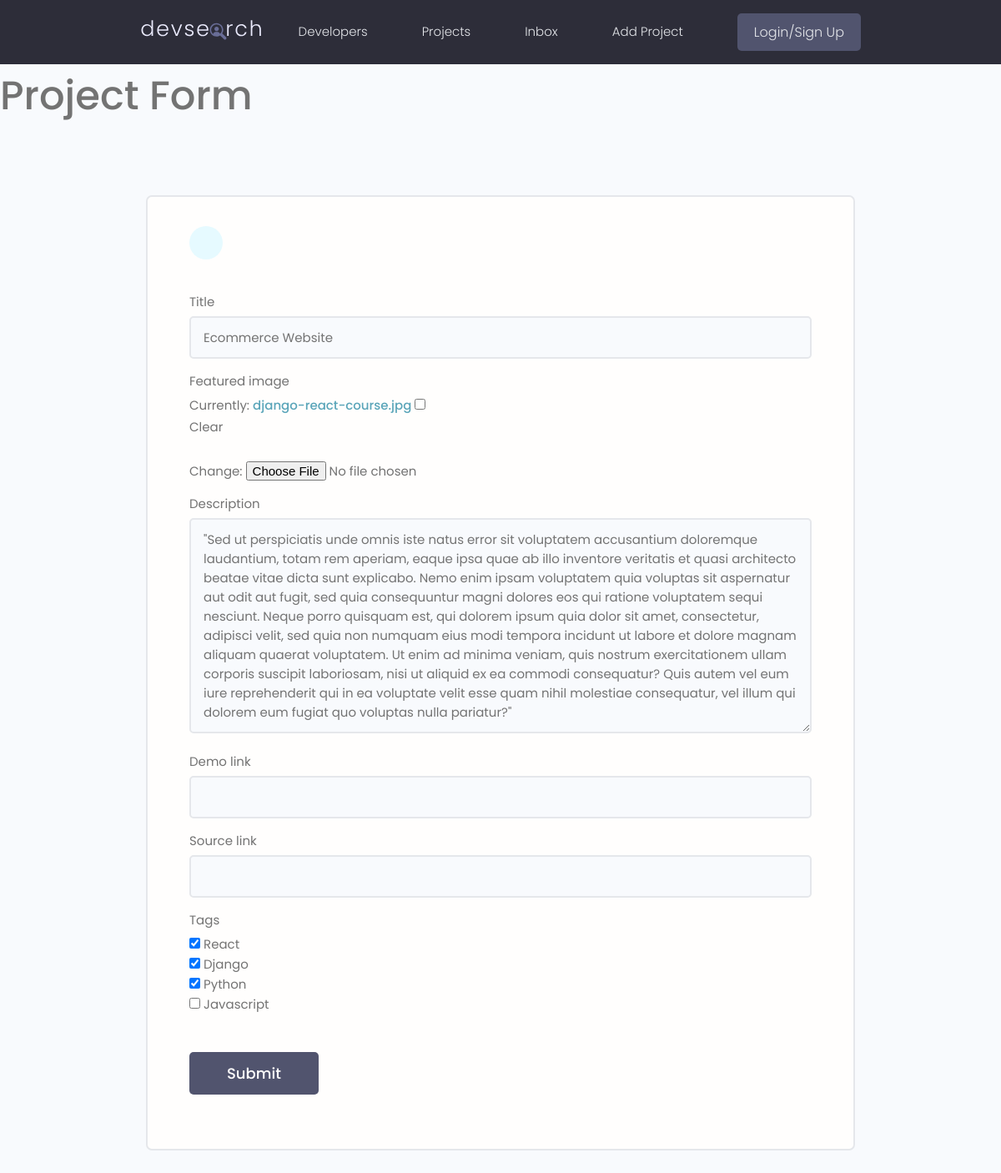
/projects/update-project/dd7d9756-e1be-4d6c-90f3-d6734cb8fd44/, run on an earlier commit of the app's database.
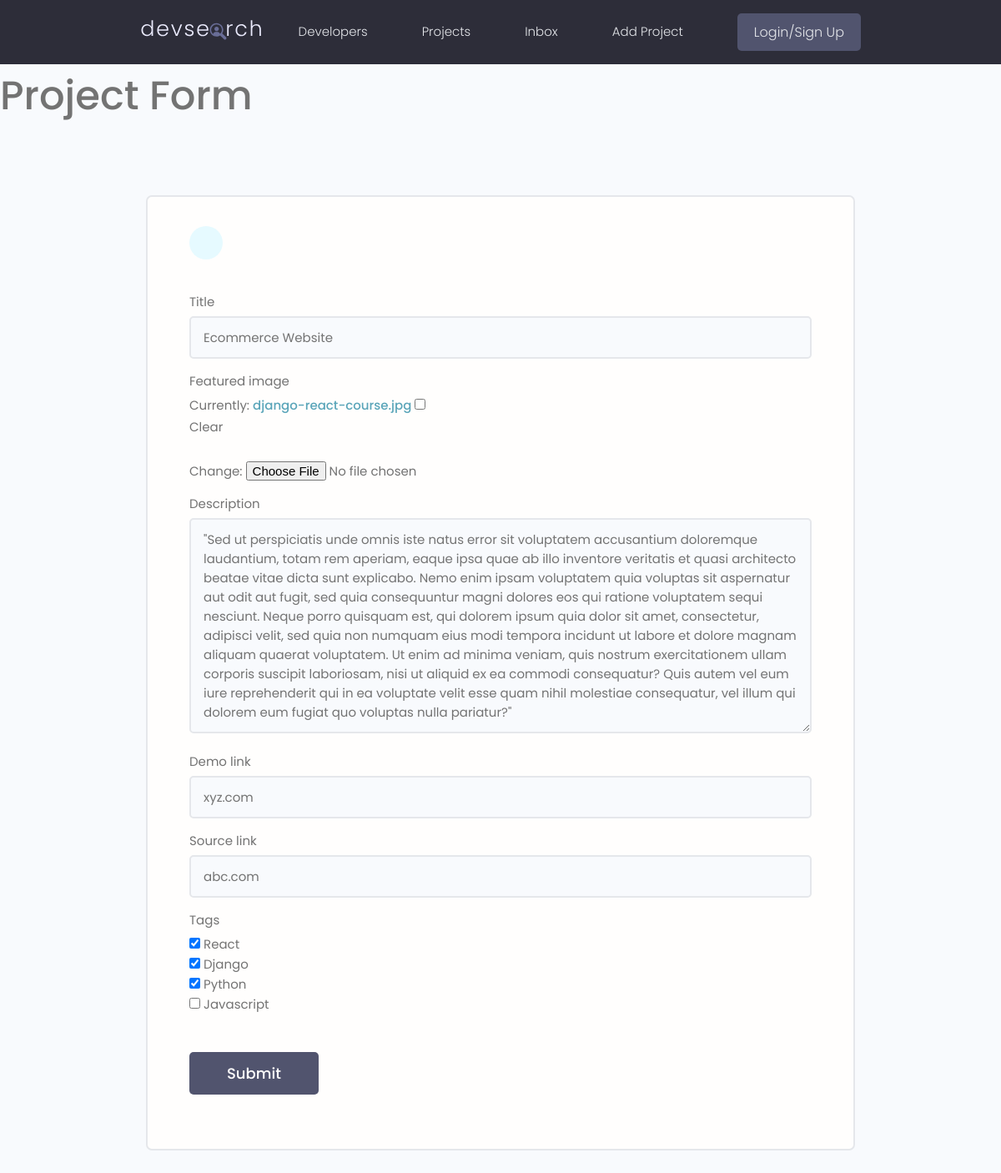
And on a later commit of the database.
### projects/models.py (models this page shows, shortened)
class Project(models.Model):
    owner = models.ForeignKey(Profile,null=True,blank=True,on_delete=models.SET_NULL)
    title = models.CharField(max_length=200)
    description = models.TextField(null=True,blank=True)
    featured_image = models.ImageField(null=True,blank=True,default='default.jpg')
    demo_link = models.CharField(max_length=2000,null=True,blank=True)
    source_link = models.CharField(max_length=2000,null=True,blank=True)
    created_at = models.DateTimeField(auto_now_add=True)
    tags = models.ManyToManyField('Tag',blank=True)
    vote_total = models.IntegerField(default=0,null=True,blank=True)
    vote_ratio = models.IntegerField(default=0,null=True,blank=True)
    id = models.UUIDField(default=uuid.uuid4,unique=True,primary_key=True,editable=False)

### projects/views.py (the view)
# urls.py: path('update-project/<str:pk>/',views.updateProject,name='update-project'),
def updateProject(request,pk):
    project = Project.objects.get(id = pk)
    form = ProjectForm(instance=project)
    if request.method=='POST':
        form = ProjectForm(request.POST,request.FILES,instance=project)
        if form.is_valid():
            form.save()
            return redirect('projects')
    context = {'form':form}
    return render(request,'projects/project_form.html',context)

### projects/forms.py
class ProjectForm(ModelForm):
    class Meta:
        model = Project
        fields = ['title','featured_image','description','demo_link','source_link','tags']
        widgets = {
            'tags':forms.CheckboxSelectMultiple(),
        }
    def __init__(self,*args,**kwargs) :
        super(ProjectForm,self).__init__(*args,**kwargs)
        for name,field in self.fields.items():
            field.widget.attrs.update({'class':'input'})

### projects/models.py (called while the page is built)
    def __str__(self) :
        return self.name

### projects/templates/projects/project_form.html (shortened to what this page needs)
{% extends 'main.html' %}
{% block content %}
<h1> Project Form </h1>
    <main class="formPage my-xl">
        <div class="content-box">
            <div class="formWrapper">
                <a class="backButton" href="#"></a>
                <br>
                <form class="form" method="POST" enctype="multipart/form-data">
                    {% for felid in form %}
                    <div class="form__field">
                        <label for="formInput#text">{{felid.label}} </label>
                        {{felid}}
                    </div>
                    {% endfor %}
                    <input class="btn btn--sub btn--lg  my-md" type="submit" value="Submit" />
                </form>
            </div>
        </div>
    </main>
{% endblock %}

What changed in the data, as far as the page shows it:
changed Project "Ecommerce Website": demo_link (not shown) → "xyz.com"; source_link (not shown) → "abc.com"
